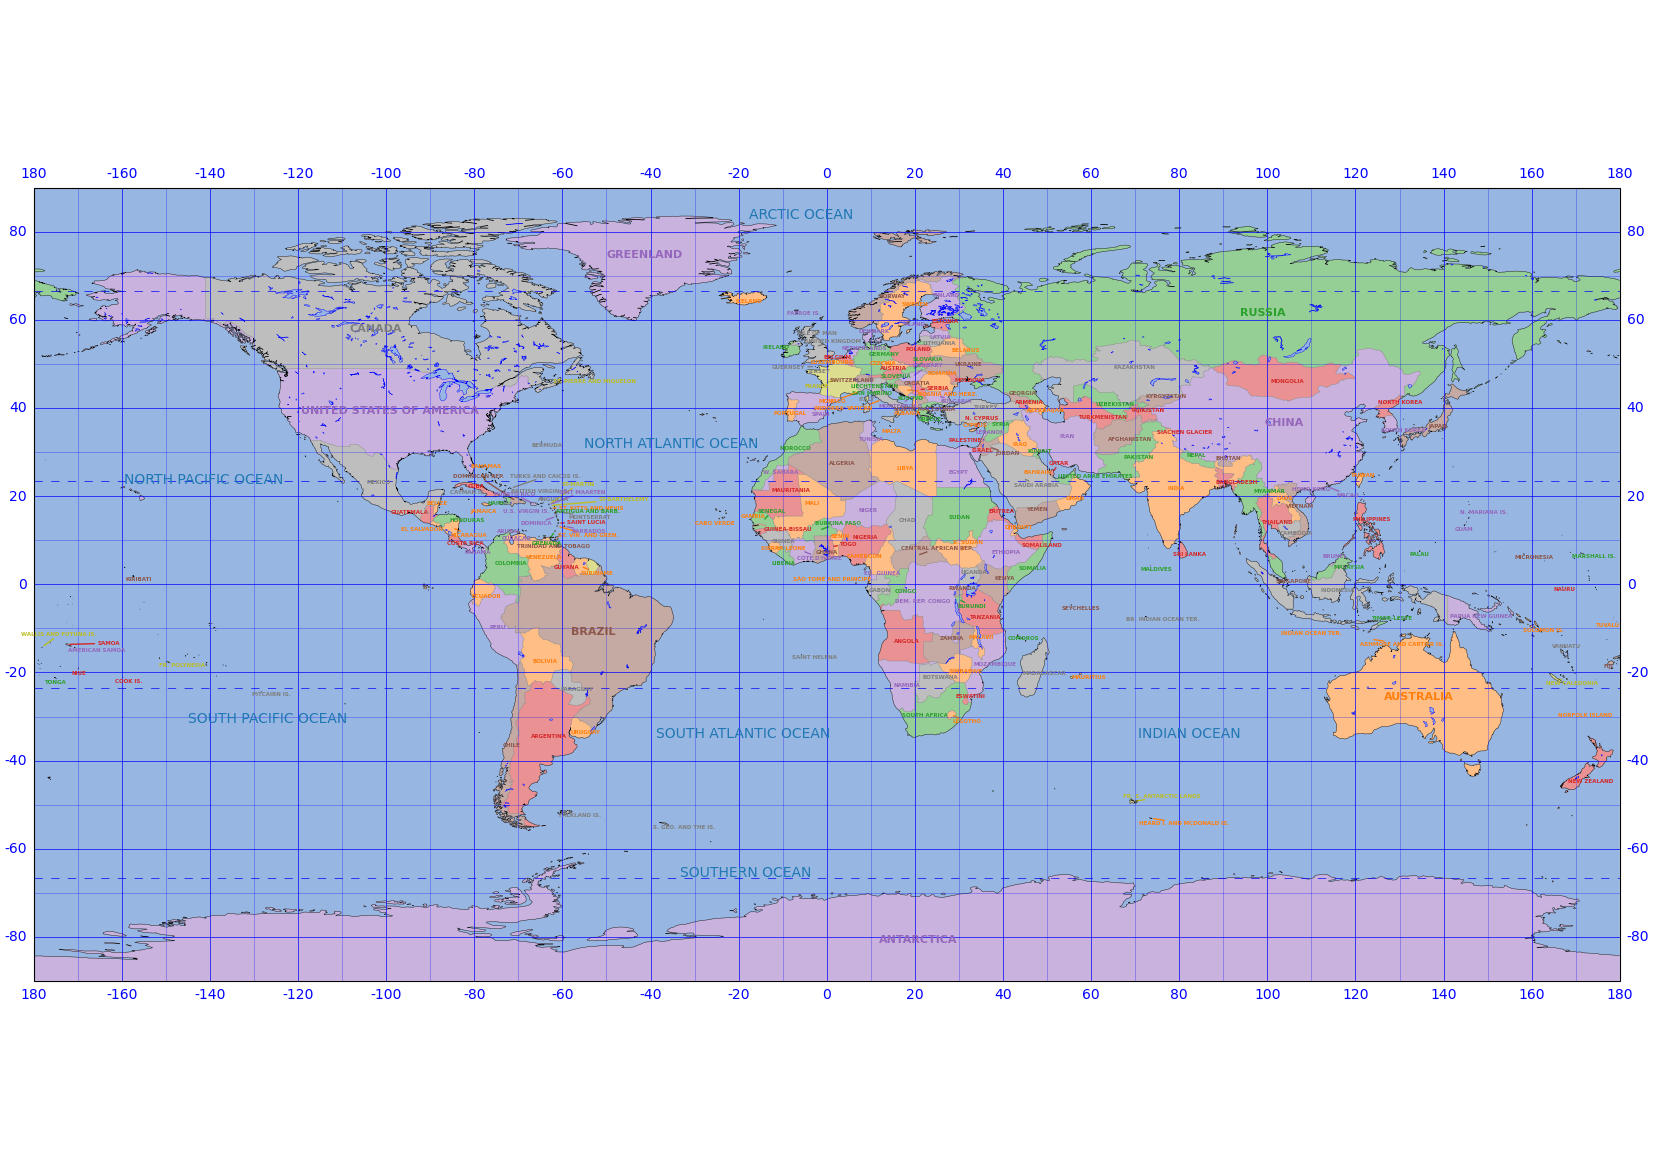

Python code for this plot:
"""Script to generate a world map."""

import adjustText
import cartopy.crs as ccrs
import cartopy.feature as cfeature
import cartopy.io.shapereader as shpreader
import matplotlib.pyplot as plt
import numpy as np
import shapely
from matplotlib import ticker

from config import *  # pylint: disable=wildcard-import


def argmax(values):
    """Returns the index of the max value."""
    return max(range(len(values)), key=values.__getitem__)


def largest_piece_centroid(poly):
    """
    Finds the centroid of the largest piece of a Polygon/MultiPolygon.

    Args:
        poly: shapely.Polygon or shapely.MultiPolygon.

    Returns:
        x, y: The coordinates of the centroid of the largest piece.
    """

    if isinstance(poly, shapely.Polygon):
        x = poly.centroid.x
        y = poly.centroid.y
    else:
        areas = [g.area for g in poly.geoms]
        largest_geom = poly.geoms[argmax(areas)]
        x = largest_geom.centroid.x
        y = largest_geom.centroid.y
    return x, y


def patch_length(patch):
    """Returns the length of a FancyArrowPatch."""
    vertices = patch.get_path().vertices
    return np.linalg.norm(np.diff(vertices, axis=0), axis=1).sum()


def plot_countries(ax):
    """Plot countries and their names on the map."""
    shpfilename = shpreader.natural_earth(
        resolution='50m', category='cultural', name='admin_0_countries')
    countries = shpreader.Reader(shpfilename).records()
    country_labels = []
    country_colors = []
    for country in countries:
        color = ALLOWED_COUNTRY_COLORS[country.attributes['MAPCOLOR7']-1]
        ax.add_geometries(
            country.geometry,
            facecolor=(color, COUNTRY_ALPHA),
            crs=ccrs.PlateCarree(),
            zorder=1,
        )
        if country.geometry.area > COUNTRY_AREA_THRESH:
            fontsize = LARGE_COUNTRY_FONTSIZE
        else:
            fontsize = SMALL_COUNTRY_FONTSIZE
        t = ax.text(
            *largest_piece_centroid(country.geometry),
            country.attributes['NAME'].upper(),
            ha='center',
            va='center',
            size=fontsize,
            color=color,
            **COUNTRY_LABEL_KWARGS,
        )

        if country.geometry.area < COUNTRY_AREA_THRESH:
            country_colors.append(color)
            country_labels.append(t)

    return country_colors, country_labels


def label_ocean_basins(ax):
    """Label ocean basins on the map."""
    shpfilename = shpreader.natural_earth(
        resolution='110m', category='physical', name='geography_marine_polys')
    water_bodies = shpreader.Reader(shpfilename).records()
    for body in water_bodies:
        if body.attributes['scalerank'] == 0:
            ax.text(
                *largest_piece_centroid(body.geometry),
                body.attributes['name'].upper(),
                ha='center',
                va='center',
                **BASIN_LABEL_KWARGS,
            )


def draw_gridlines(ax):
    """Draw lat/lon gridlines on the map."""
    ax.gridlines(
        draw_labels=True,
        xlocs=ticker.MultipleLocator(MAJOR_GRIDLINE_SPACING),
        ylocs=ticker.MultipleLocator(MAJOR_GRIDLINE_SPACING),
        **MAJOR_GRIDLINE_KWARGS,
    )
    ax.gridlines(
        xlocs=ticker.MultipleLocator(
            MAJOR_GRIDLINE_SPACING, MAJOR_GRIDLINE_SPACING/2),
        ylocs=ticker.MultipleLocator(
            MAJOR_GRIDLINE_SPACING, MAJOR_GRIDLINE_SPACING/2),
        **MINOR_GRIDLINE_KWARGS,
    )


def draw_tropics_circles(ax):
    """Draw tropics and polar circles on the map."""
    ax.hlines(
        [-TROPICS_LAT, TROPICS_LAT - 90, 90 - TROPICS_LAT, TROPICS_LAT],
        xmin=ax.get_xlim()[0],
        xmax=ax.get_xlim()[1],
        transform=ccrs.PlateCarree(),
        **TROPICS_CIRCLES_KWARGS,
    )


def adjust_country_labels(country_colors, country_labels):
    """Adjust country labels on the map to prevent overlaps."""
    _, patches = adjustText.adjust_text(
        country_labels, min_arrow_len=0, **ADJUSTTEXT_KWARGS)
    for i, patch in enumerate(patches):
        if patch_length(patch) < MIN_ARROW_LENGTH:
            patch.remove()
        else:
            patch.set(color=country_colors[i])


def main():
    """Generate a world map."""
    fig = plt.figure(
        figsize=(PAGE_SIZE_MM[0]/25.4, PAGE_SIZE_MM[1]/25.4),
        constrained_layout=True,
    )
    ax = fig.add_subplot(projection=ccrs.PlateCarree())
    ax.set_global()
    ax.add_feature(cfeature.OCEAN.with_scale('50m'), **OCEAN_KWARGS)
    ax.add_feature(cfeature.BORDERS.with_scale('50m'), **COUNTRY_BORDER_KWARGS)
    ax.coastlines('50m', **COASTLINE_KWARGS)
    ax.add_feature(cfeature.LAKES.with_scale('50m'), **LAKE_KWARGS)

    country_colors, country_labels = plot_countries(ax)
    label_ocean_basins(ax)
    draw_gridlines(ax)
    draw_tropics_circles(ax)
    adjust_country_labels(country_colors, country_labels)

    fig.savefig(FILENAME, **SAVEFIG_KWARGS)
    plt.close()

if __name__ == '__main__':
    main()
